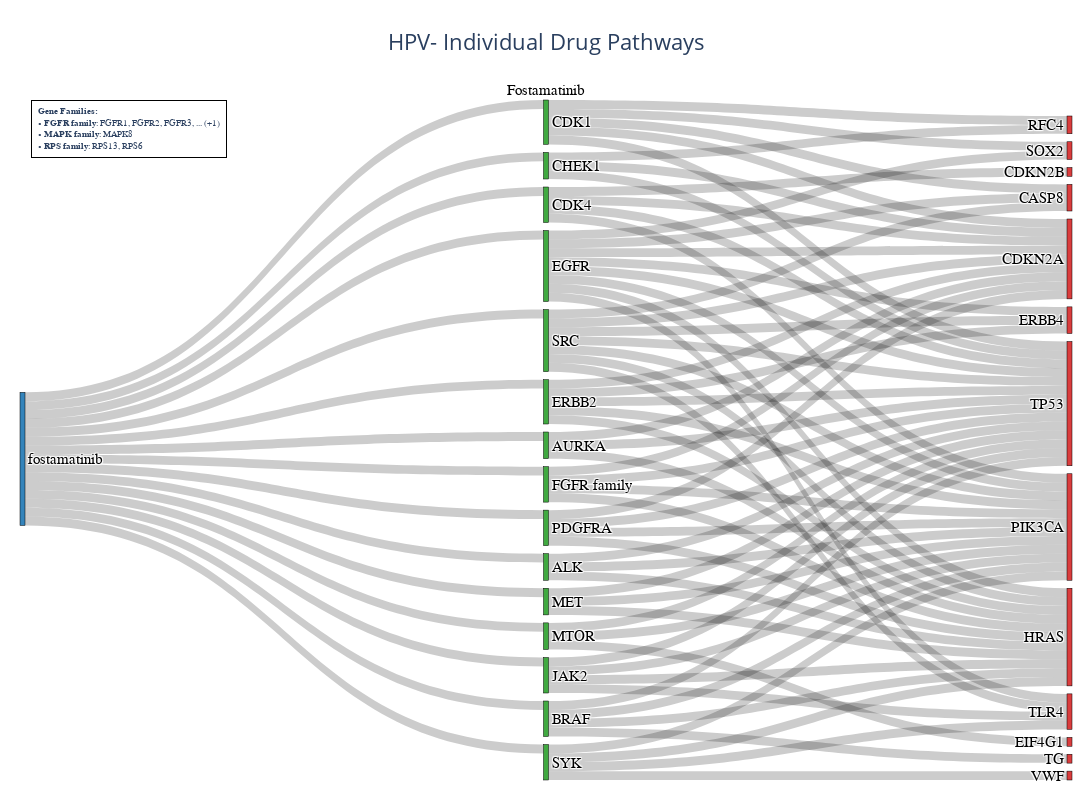
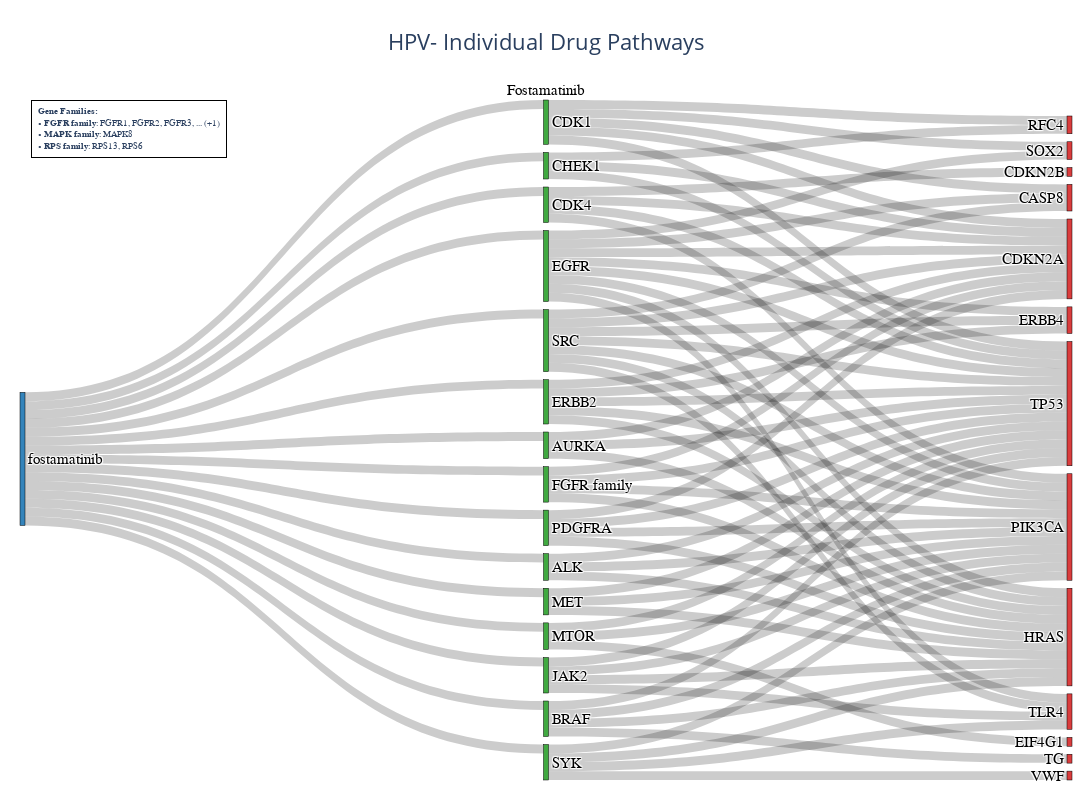

Notebook code cell kept with these figures, in order:
### Code cell
### examples of checking specific genes and drugs
create_single_drug_diagram('fostamatinib', cohort='HPV-')

### Figure 1 — Plotly figure (JSON) as saved in the notebook; plotly's stock layout.template omitted (floating-point values rounded to 4 significant figures)
{"data": [{"arrangement": "snap", "domain": {"x": [0, 1], "y": [0, 1]}, "link": {"color": "rgba(0, 0, 0, 0.2)", "source": [0, 0, 0, 0, 0, 0, 0, 0, 0, 0, 0, 0, 0, 0, 0, 9, 13, 2, 6, 5, 5, 4, 3, 11, 7, 7, 1, 8, 8, 14, 14, 13, 3, 9, 10, 7, 14, 13, 12, 12, 3, 4, 4, 4, 6, 6, 14, 5, 5, 7, 7, 7, 7, 7, 15, 15, 15, 15, 2, 2, 12, 9, 9, 13, 3, 11, 11, 1, 1, 8, 8, 8, 10, 10, 10, 14, 14, 14, 4], "target": [7, 15, 2, 12, 9, 13, 3, 11, 1, 6, 5, 8, 10, 14, 4, 22, 22, 17, 17, 17, 18, 17, 22, 22, 22, 17, 22, 22, 17, 22, 17, 17, 25, 17, 22, 27, 27, 27, 22, 27, 27, 23, 27, 24, 23, 27, 20, 22, 27, 21, 16, 26, 20, 24, 21, 26, 22, 28, 21, 27, 19, 21, 27, 21, 21, 21, 27, 21, 27, 21, 20, 27, 21, 26, 27, 21, 16, 26, 16], "value": [1, 1, 1, 1, 1, 1, 1, 1, 1, 1, 1, 1, 1, 1, 1, 1, 1, 1, 1, 1, 1, 1, 1, 1, 1, 1, 1, 1, 1, 1, 1, 1, 1, 1, 1, 1, 1, 1, 1, 1, 1, 1, 1, 1, 1, 1, 1, 1, 1, 1, 1, 1, 1, 1, 1, 1, 1, 1, 1, 1, 1, 1, 1, 1, 1, 1, 1, 1, 1, 1, 1, 1, 1, 1, 1, 1, 1, 1, 1]}, "node": {"color": ["rgba(31, 119, 180, 0.9)", "rgba(44, 160, 44, 0.9)", "rgba(44, 160, 44, 0.9)", "rgba(44, 160, 44, 0.9)", "rgba(44, 160, 44, 0.9)", "rgba(44, 160, 44, 0.9)", "rgba(44, 160, 44, 0.9)", "rgba(44, 160, 44, 0.9)", "rgba(44, 160, 44, 0.9)", "rgba(44, 160, 44, 0.9)", "rgba(44, 160, 44, 0.9)", "rgba(44, 160, 44, 0.9)", "rgba(44, 160, 44, 0.9)", "rgba(44, 160, 44, 0.9)", "rgba(44, 160, 44, 0.9)", "rgba(44, 160, 44, 0.9)", "rgba(214, 39, 40, 0.9)", "rgba(214, 39, 40, 0.9)", "rgba(214, 39, 40, 0.9)", "rgba(214, 39, 40, 0.9)", "rgba(214, 39, 40, 0.9)", "rgba(214, 39, 40, 0.9)", "rgba(214, 39, 40, 0.9)", "rgba(214, 39, 40, 0.9)", "rgba(214, 39, 40, 0.9)", "rgba(214, 39, 40, 0.9)", "rgba(214, 39, 40, 0.9)", "rgba(214, 39, 40, 0.9)", "rgba(214, 39, 40, 0.9)"], "label": ["fostamatinib", "ALK", "AURKA", "BRAF", "CDK1", "CDK4", "CHEK1", "EGFR", "ERBB2", "FGFR family", "JAK2", "MET", "MTOR", "PDGFRA", "SRC", "SYK", "CASP8", "CDKN2A", "CDKN2B", "EIF4G1", "ERBB4", "HRAS", "PIK3CA", "RFC4", "SOX2", "TG", "TLR4", "TP53", "VWF"], "line": {"color": "black", "width": 0.5}, "pad": 8, "thickness": 5}, "textfont": {"color": "black", "family": "Arial", "size": 15}, "type": "sankey", "valueformat": ".0f"}], "layout": {"annotations": [{"font": {"color": "black", "family": "Arial", "size": 15}, "showarrow": false, "text": "Fostamatinib", "x": 0.5, "xanchor": "center", "xref": "paper", "y": 1, "yanchor": "bottom", "yref": "paper"}, {"align": "left", "bgcolor": "rgba(255, 255, 255, 0.9)", "bordercolor": "black", "borderpad": 6, "borderwidth": 1, "font": {"family": "Arial", "size": 9}, "showarrow": false, "text": "<b>Gene Families:</b><br>• <b>FGFR family</b>: FGFR1, FGFR2, FGFR3, ... (+1)<br>• <b>MAPK family</b>: MAPK8<br>• <b>RPS family</b>: RPS13, RPS6", "x": 0.01, "xanchor": "left", "xref": "paper", "y": 1, "yanchor": "top", "yref": "paper"}], "font": {"size": 14}, "height": 800, "margin": {"b": 20, "l": 20, "r": 20, "t": 100}, "showlegend": false, "title": {"font": {"size": 22}, "text": "HPV- Individual Drug Pathways<br>", "x": 0.5, "xanchor": "center"}, "width": 1200}}

### Figure 2 — Plotly figure (JSON) as saved in the notebook; plotly's stock layout.template omitted (floating-point values rounded to 4 significant figures)
{"data": [{"arrangement": "snap", "domain": {"x": [0, 1], "y": [0, 1]}, "link": {"color": "rgba(0, 0, 0, 0.2)", "source": [0, 0, 0, 0, 0, 0, 0, 0, 0, 0, 0, 0, 0, 0, 0, 9, 13, 2, 6, 5, 5, 4, 3, 11, 7, 7, 1, 8, 8, 14, 14, 13, 3, 9, 10, 7, 14, 13, 12, 12, 3, 4, 4, 4, 6, 6, 14, 5, 5, 7, 7, 7, 7, 7, 15, 15, 15, 15, 2, 2, 12, 9, 9, 13, 3, 11, 11, 1, 1, 8, 8, 8, 10, 10, 10, 14, 14, 14, 4], "target": [7, 15, 2, 12, 9, 13, 3, 11, 1, 6, 5, 8, 10, 14, 4, 22, 22, 17, 17, 17, 18, 17, 22, 22, 22, 17, 22, 22, 17, 22, 17, 17, 25, 17, 22, 27, 27, 27, 22, 27, 27, 23, 27, 24, 23, 27, 20, 22, 27, 21, 16, 26, 20, 24, 21, 26, 22, 28, 21, 27, 19, 21, 27, 21, 21, 21, 27, 21, 27, 21, 20, 27, 21, 26, 27, 21, 16, 26, 16], "value": [1, 1, 1, 1, 1, 1, 1, 1, 1, 1, 1, 1, 1, 1, 1, 1, 1, 1, 1, 1, 1, 1, 1, 1, 1, 1, 1, 1, 1, 1, 1, 1, 1, 1, 1, 1, 1, 1, 1, 1, 1, 1, 1, 1, 1, 1, 1, 1, 1, 1, 1, 1, 1, 1, 1, 1, 1, 1, 1, 1, 1, 1, 1, 1, 1, 1, 1, 1, 1, 1, 1, 1, 1, 1, 1, 1, 1, 1, 1]}, "node": {"color": ["rgba(31, 119, 180, 0.9)", "rgba(44, 160, 44, 0.9)", "rgba(44, 160, 44, 0.9)", "rgba(44, 160, 44, 0.9)", "rgba(44, 160, 44, 0.9)", "rgba(44, 160, 44, 0.9)", "rgba(44, 160, 44, 0.9)", "rgba(44, 160, 44, 0.9)", "rgba(44, 160, 44, 0.9)", "rgba(44, 160, 44, 0.9)", "rgba(44, 160, 44, 0.9)", "rgba(44, 160, 44, 0.9)", "rgba(44, 160, 44, 0.9)", "rgba(44, 160, 44, 0.9)", "rgba(44, 160, 44, 0.9)", "rgba(44, 160, 44, 0.9)", "rgba(214, 39, 40, 0.9)", "rgba(214, 39, 40, 0.9)", "rgba(214, 39, 40, 0.9)", "rgba(214, 39, 40, 0.9)", "rgba(214, 39, 40, 0.9)", "rgba(214, 39, 40, 0.9)", "rgba(214, 39, 40, 0.9)", "rgba(214, 39, 40, 0.9)", "rgba(214, 39, 40, 0.9)", "rgba(214, 39, 40, 0.9)", "rgba(214, 39, 40, 0.9)", "rgba(214, 39, 40, 0.9)", "rgba(214, 39, 40, 0.9)"], "label": ["fostamatinib", "ALK", "AURKA", "BRAF", "CDK1", "CDK4", "CHEK1", "EGFR", "ERBB2", "FGFR family", "JAK2", "MET", "MTOR", "PDGFRA", "SRC", "SYK", "CASP8", "CDKN2A", "CDKN2B", "EIF4G1", "ERBB4", "HRAS", "PIK3CA", "RFC4", "SOX2", "TG", "TLR4", "TP53", "VWF"], "line": {"color": "black", "width": 0.5}, "pad": 8, "thickness": 5}, "textfont": {"color": "black", "family": "Arial", "size": 15}, "type": "sankey", "valueformat": ".0f"}], "layout": {"annotations": [{"font": {"color": "black", "family": "Arial", "size": 15}, "showarrow": false, "text": "Fostamatinib", "x": 0.5, "xanchor": "center", "xref": "paper", "y": 1, "yanchor": "bottom", "yref": "paper"}, {"align": "left", "bgcolor": "rgba(255, 255, 255, 0.9)", "bordercolor": "black", "borderpad": 6, "borderwidth": 1, "font": {"family": "Arial", "size": 9}, "showarrow": false, "text": "<b>Gene Families:</b><br>• <b>FGFR family</b>: FGFR1, FGFR2, FGFR3, ... (+1)<br>• <b>MAPK family</b>: MAPK8<br>• <b>RPS family</b>: RPS13, RPS6", "x": 0.01, "xanchor": "left", "xref": "paper", "y": 1, "yanchor": "top", "yref": "paper"}], "font": {"size": 14}, "height": 800, "margin": {"b": 20, "l": 20, "r": 20, "t": 100}, "showlegend": false, "title": {"font": {"size": 22}, "text": "HPV- Individual Drug Pathways<br>", "x": 0.5, "xanchor": "center"}, "width": 1200}}
